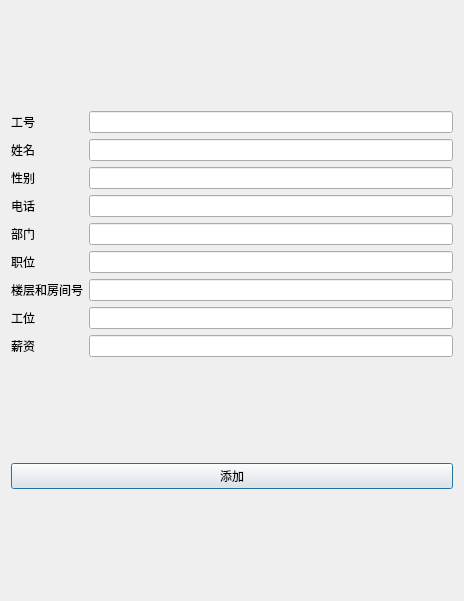
<?xml version="1.0" encoding="UTF-8"?>
<ui version="4.0">
 <class>insertDialog</class>
 <widget class="QDialog" name="insertDialog">
  <property name="geometry">
   <rect>
    <x>0</x>
    <y>0</y>
    <width>464</width>
    <height>601</height>
   </rect>
  </property>
  <property name="windowTitle">
   <string>添加信息</string>
  </property>
  <layout class="QVBoxLayout" name="verticalLayout">
   <item>
    <layout class="QGridLayout" name="gridLayout">
     <item row="5" column="0">
      <widget class="QLabel" name="label_5">
       <property name="text">
        <string>部门</string>
       </property>
      </widget>
     </item>
     <item row="10" column="1">
      <widget class="QLineEdit" name="pos_lineEdit"/>
     </item>
     <item row="8" column="0">
      <widget class="QLabel" name="label">
       <property name="text">
        <string>楼层和房间号</string>
       </property>
      </widget>
     </item>
     <item row="3" column="1">
      <widget class="QLineEdit" name="sex_lineEdit"/>
     </item>
     <item row="8" column="1">
      <widget class="QLineEdit" name="building_lineEdit"/>
     </item>
     <item row="4" column="0">
      <widget class="QLabel" name="college_label">
       <property name="text">
        <string>电话</string>
       </property>
      </widget>
     </item>
     <item row="3" column="0">
      <widget class="QLabel" name="sex_label">
       <property name="text">
        <string>性别</string>
       </property>
      </widget>
     </item>
     <item row="11" column="0">
      <widget class="QLabel" name="label_2">
       <property name="text">
        <string>薪资</string>
       </property>
      </widget>
     </item>
     <item row="1" column="1">
      <widget class="QLineEdit" name="name_lineEdit"/>
     </item>
     <item row="1" column="0">
      <widget class="QLabel" name="name_label">
       <property name="text">
        <string>姓名</string>
       </property>
      </widget>
     </item>
     <item row="0" column="0">
      <widget class="QLabel" name="number_label">
       <property name="text">
        <string>工号</string>
       </property>
      </widget>
     </item>
     <item row="11" column="1">
      <widget class="QLineEdit" name="salary_lineEdit"/>
     </item>
     <item row="4" column="1">
      <widget class="QLineEdit" name="tel_lineEdit"/>
     </item>
     <item row="6" column="1">
      <widget class="QLineEdit" name="job_lineEdit"/>
     </item>
     <item row="0" column="1">
      <widget class="QLineEdit" name="sid_ineEdit"/>
     </item>
     <item row="10" column="0">
      <widget class="QLabel" name="age_label">
       <property name="text">
        <string>工位</string>
       </property>
      </widget>
     </item>
     <item row="6" column="0">
      <widget class="QLabel" name="label_3">
       <property name="text">
        <string>职位</string>
       </property>
      </widget>
     </item>
     <item row="5" column="1">
      <widget class="QLineEdit" name="part_lineEdit"/>
     </item>
    </layout>
   </item>
   <item>
    <widget class="QPushButton" name="insert_pushButton">
     <property name="text">
      <string>添加</string>
     </property>
    </widget>
   </item>
  </layout>
 </widget>
 <resources/>
 <connections/>
</ui>
